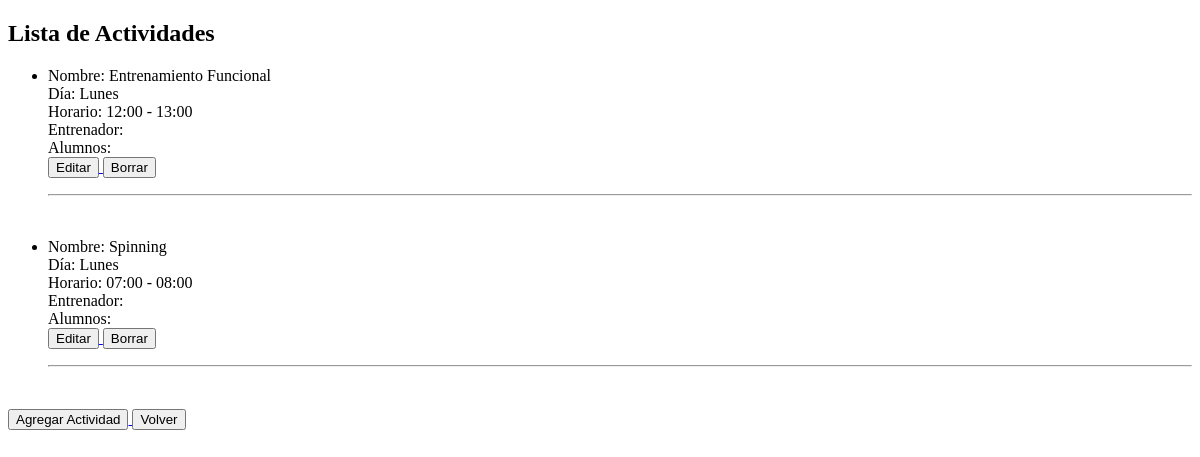
Before: /listaActividades with the older database file.
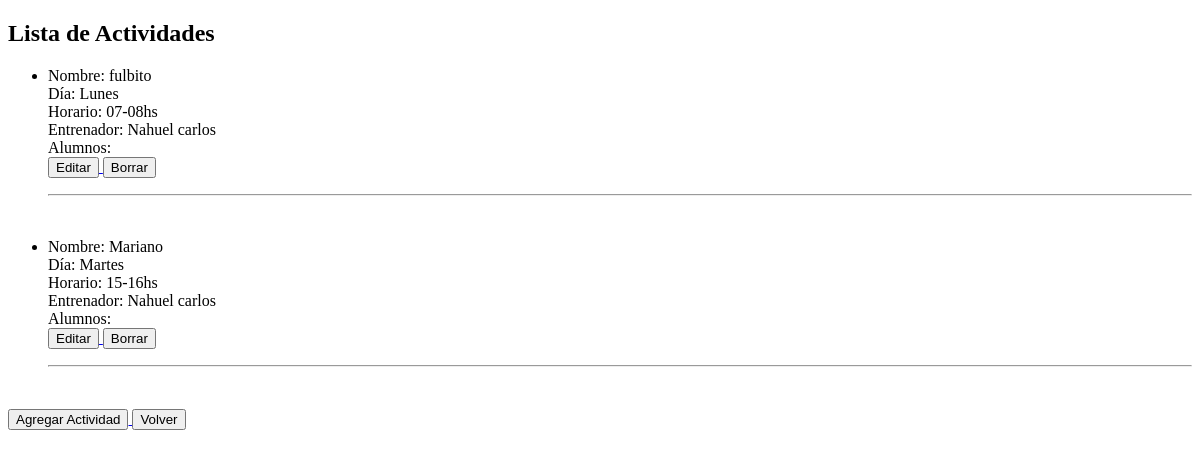
After: the same page with the newer database file.
### Actividades/models.py (models this page shows, shortened)
class Actividad(models.Model):
    nombre = models.CharField(max_length=50)
    dia = models.ForeignKey(Dia, on_delete=models.CASCADE)
    horario = models.ForeignKey(Horario, on_delete=models.CASCADE)
    entrenadores = models.ManyToManyField(Entrenador)
    class Meta:
        ordering = ['id']

class Dia(models.Model):
    nombre = models.CharField(max_length=20)
    def __str__(self):
        return self.nombre

class Horario(models.Model):
    horario = models.CharField(max_length=50)
    def __str__(self):
        return self.horario

### Entrenadores/models.py (models this page shows)
class Entrenador(models.Model):
    nombre = models.CharField(max_length=20)
    apellido = models.CharField(max_length=20)
    dni = models.PositiveIntegerField()
    def __str__(self):
        return f'{self.nombre} {self.apellido}'
    class Meta:
        ordering = ['apellido']

### Actividades/views.py (the view)
# urls.py: path('listaActividades', views.listarActividades, name='listaActividades'),
def listarActividades(request):
    actividades = Actividad.objects.all()
    alumnos = Alumno.objects.all()
    contexto = {
        'titulo': 'Lista de Actividades',
        'actividades': actividades,
        'alumnos': alumnos
    }
    return render(request, 'Actividades/listaActividades.html', contexto)

### Actividades/templates/Actividades/listaActividades.html (shortened to what this page needs)
<!DOCTYPE html>
<html lang="en">
<head>
</head>
<body>
    <h2>{{titulo}}</h2>
    <ul>
        {% for actividad in actividades %}
        <li>
            <p>
                Nombre: {{actividad.nombre}}<br>
                Día: {{actividad.dia}}<br>
                Horario: {{actividad.horario}}<br>
                Entrenador: {% for entrenador in actividad.entrenadores.all %}
                {{entrenador}}
            {% endfor %}<br>
                Alumnos:
                <br>
                <a href=" {% url 'editarActividad' actividad.id %} ">
                    <button>Editar</button>
                </a>
                <a href=" {% url 'borrarActividad' actividad.id %} ">
                    <button>Borrar</button>
                </a>
            </p>
        </li>
        <hr>
        <br>
        {% endfor %}
    </ul>
    <a href=" {% url 'crearActividad' %} ">
        <button>Agregar Actividad</button>
    </a>
    <a href=" {% url 'HomePage' %} ">
        <button>Volver</button>
    </a>
</body>
</html>

Changed rows visible on the page:
removed Actividad: nombre "Entrenamiento Funcional", dia "Lunes", horario "12:00 - 13:00"
removed Actividad: nombre "Spinning", dia "Lunes", horario "07:00 - 08:00"
added Actividad: nombre "fulbito", dia "Lunes", horario "07-08hs"
now on this page (row edited): Entrenador: nombre+apellido "Nahuel carlos"
added Actividad: nombre "Mariano", dia "Martes", horario "15-16hs"
